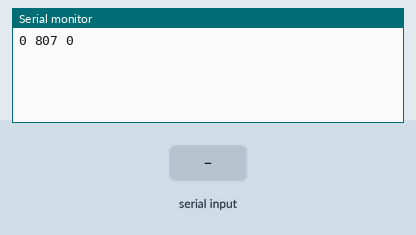
A sketch run on a simulated Arduino Uno, built with avr-gcc and run on an emulated ATmega328P. Parts: the last lines printed to the serial monitor. Inputs (shaded band) come from the test bench. Random numbers use the default seed unless the sketch sets one.

Above: at 1.2 s.
1.3 s: "90,45\n" received over Serial
At 2.1 s:
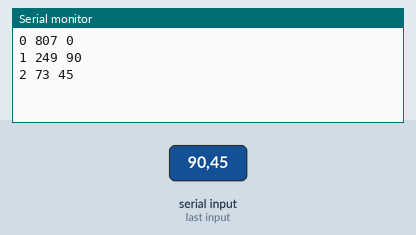
2.8 s: "30,150\n" received over Serial
At 3.4 s:
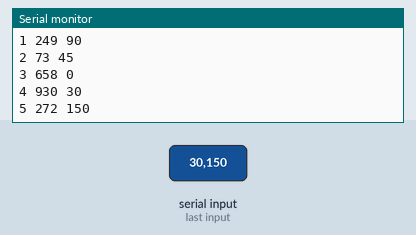
Timing chart, 0 to 5.8 s (numbered marks = the images above; inputs shaded):
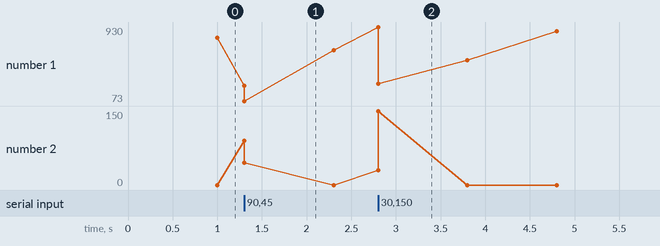

The sketch:

arduivis_max_bufferlatency.ino
```cpp
// Arduino Serial Tester
// rld, cycling'74, 3.2008

long randomvalue = 0; // random value
long countervalue = 0; // counter value
int serialvalue; // value for serial input
int started = 0; // flag for whether we've received serial yet
int port[11] = {300, 1200, 2400, 4800, 9600, 14400, 19200, 28800, 38400, 57600, 115200};

void setup()
{
  Serial.begin(115200); // open the arduino serial port
}

void loop()
{

    serialvalue = Serial.parseInt(); // read a byte of serial data
    started = 1; // set the started flag to on


  if(started) // loop once serial data has been received
  {
    randomvalue = random(1000); // pick a new random number
    Serial.print(countervalue); // print the counter
    Serial.print(" "); // print a space
    Serial.print(randomvalue); // print the random value
    Serial.print(" "); // print a space
    Serial.print(serialvalue); // echo the received serial value
    Serial.println(); // print a line-feed
    countervalue = (countervalue+1)%1000; // increment the counter
//    delay(100); // pause
  }
}
```

Measured:
- after the input at 1.3 s, the serial monitor: prints a new line at once (image 1)
- after the input at 2.8 s, the serial monitor: prints a new line at once (image 2)
- plotted number 1: 807 → 658 after the input at 1.3 s, 658 → 492 after the input at 2.8 s
